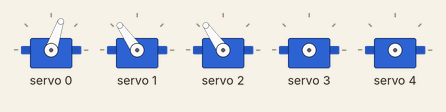
Recording of a sketch running on a simulated Arduino Uno, built with avr-gcc and run on an emulated ATmega328P. Shown: 5 × servo.

Above: at 16.2 s.
At 18.8 s:
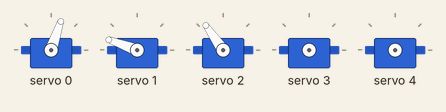
At 21.4 s:
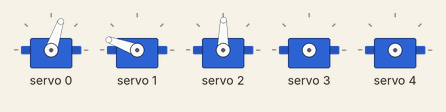
At 25.5 s:
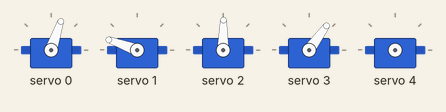
At 31.1 s:
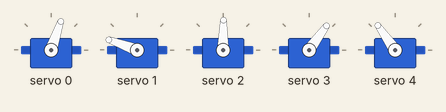
At 37.6 s:
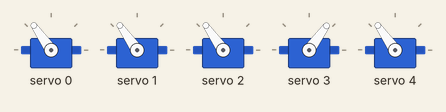
Timing chart, 0 to 40.0 s (numbered marks = the images above):
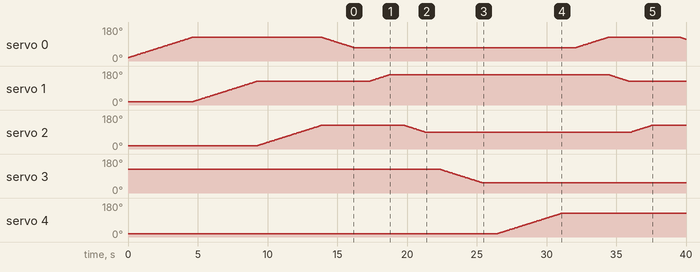

Measured:
- by itself, servo 1: rises from 18° to 160° in 14.1 s, then falls to 125° in 17.2 s
- by itself, servo 3: moves from 125° to 54° over 3.0 s
- by itself, servo 4: moves from 18° to 125° over 4.5 s

The sketch:

servo.ino
```cpp
#include <Wire.h>
#include <Adafruit_PWMServoDriver.h>

// Initialize the PCA9685 PWM driver
Adafruit_PWMServoDriver pwm = Adafruit_PWMServoDriver();

#define SERVOMIN  150  // Minimum pulse length for the servo
#define SERVOMAX  600  // Maximum pulse length for the servo
#define DELAYTIME 50   // Delay in milliseconds between steps (controls speed)

// Define servo channels on the PCA9685
const int baseChannel = 0;
const int shoulderChannel = 1;
const int elbowChannel = 2;
const int wristChannel = 3;
const int gripperChannel = 4;

// Function to map angle to PWM pulse length
int angleToPulse(float angle) {
  return map(angle, 0, 180, SERVOMIN, SERVOMAX);
}

// Function to smoothly move the servo to a target angle
void moveServoSlowly(uint8_t channel, float startAngle, float endAngle, int stepDelay) {
  if (startAngle < endAngle) {
    for (float angle = startAngle; angle <= endAngle; angle += 1) {
      pwm.setPWM(channel, 0, angleToPulse(angle));
      delay(stepDelay);
    }
  } else {
    for (float angle = startAngle; angle >= endAngle; angle -= 1) {
      pwm.setPWM(channel, 0, angleToPulse(angle));
      delay(stepDelay);
    }
  }
}

void setup() {
  Serial.begin(9600);
  pwm.begin();
  pwm.setPWMFreq(50);  // 50Hz servo frequency

  // Initialize servos to their default positions
  moveServoSlowly(baseChannel, 0, 90, DELAYTIME);
  moveServoSlowly(shoulderChannel, 0, 90, DELAYTIME);
  moveServoSlowly(elbowChannel, 0, 90, DELAYTIME);
//  moveServoSlowly(wristChannel, 0, 90, DELAYTIME);
//  moveServoSlowly(gripperChannel, 0, 0, DELAYTIME);
}

void loop() {
  // Move base to 45 degrees
  moveServoSlowly(baseChannel, 90, 45, DELAYTIME);
  delay(1000);

  // Move shoulder to 120 degrees
  moveServoSlowly(shoulderChannel, 90, 120, DELAYTIME);
  delay(1000);

  // Move elbow to 60 degrees
  moveServoSlowly(elbowChannel, 90, 60, DELAYTIME);
  delay(1000);

  // Move wrist to 30 degrees
  moveServoSlowly(wristChannel, 90, 30, DELAYTIME);
  delay(1000);

  // Open gripper
  moveServoSlowly(gripperChannel, 0, 90, DELAYTIME);
  delay(1000);

  // Return all servos to initial positions
  moveServoSlowly(baseChannel, 45, 90, DELAYTIME);
  moveServoSlowly(shoulderChannel, 120, 90, DELAYTIME);
  moveServoSlowly(elbowChannel, 60, 90, DELAYTIME);
//  moveServoSlowly(wristChannel, 30, 90, DELAYTIME);
//  moveServoSlowly(gripperChannel, 90, 0, DELAYTIME);
  delay(2000);
}
```
